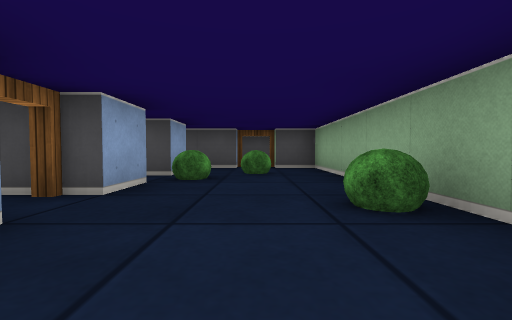
[1] (above)

16 first-person views from a walk through a cub3D level. The camera is about half as high as the walls, tilts 2° down and sees 90° across. The floor is counted in squares. Each view is taken from the middle of a square. On the plan, view 1 faces up. The plan holds only what a view shows up to about 9 squares ahead; the rest is blank.

[2]
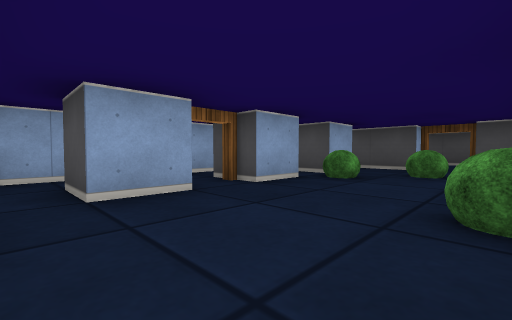

[3]
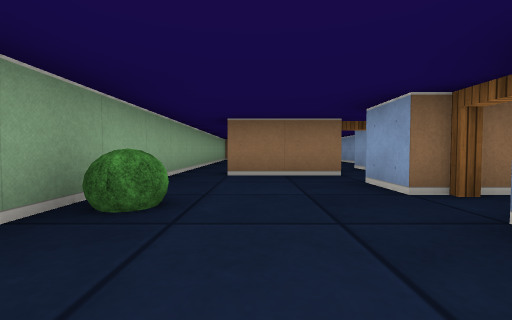

[4]
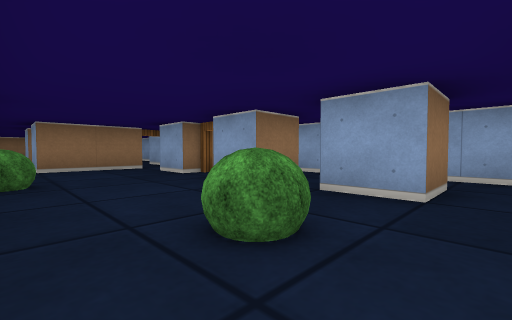

[5]
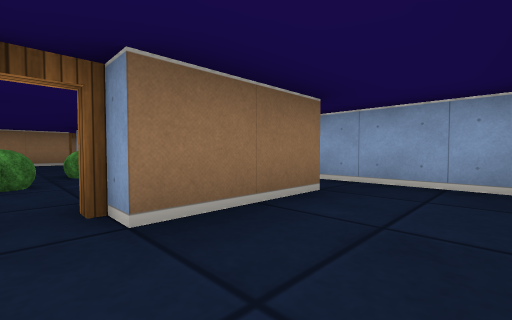

[6]
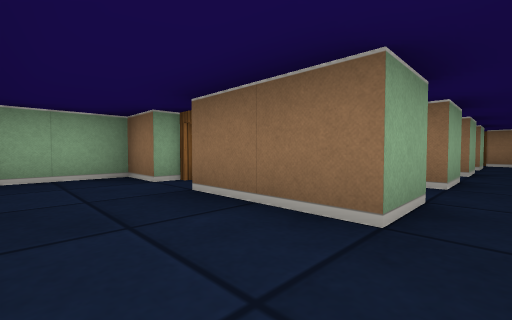

[7]
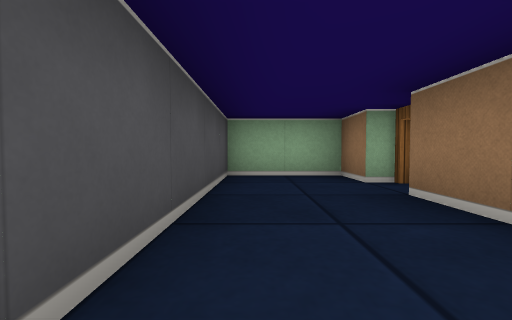

[8]
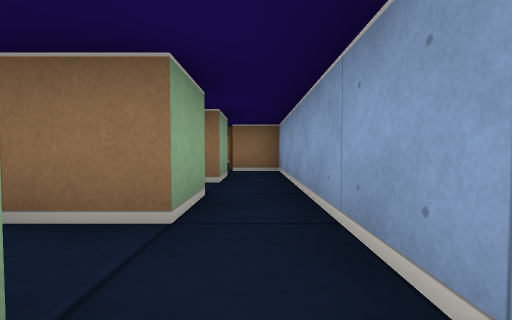

[9]
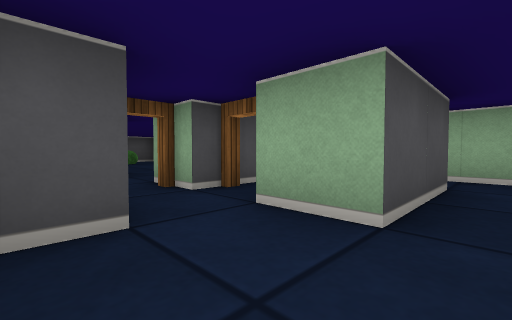

[10]
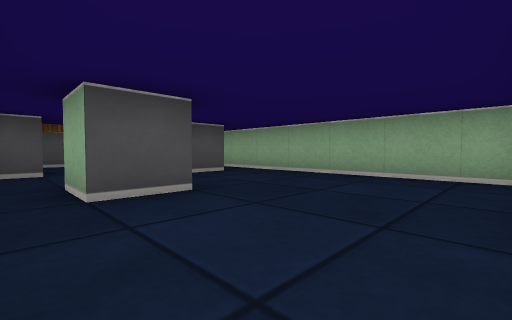

[11]
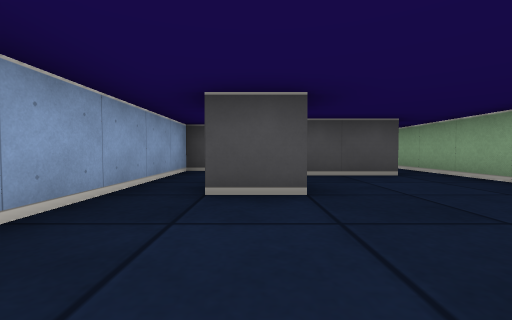

[12]
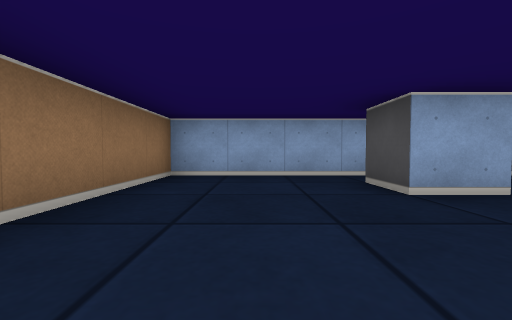

[13]
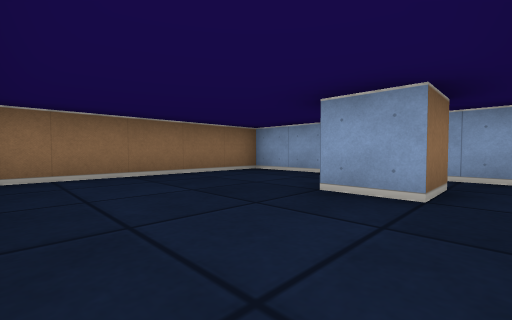

[14]
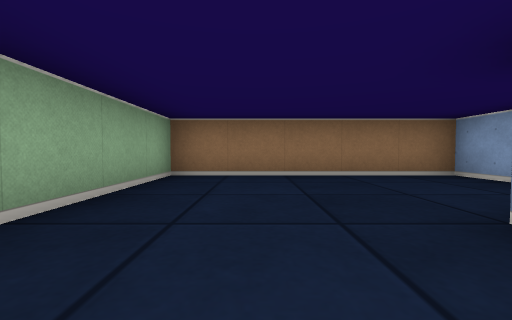

[15]
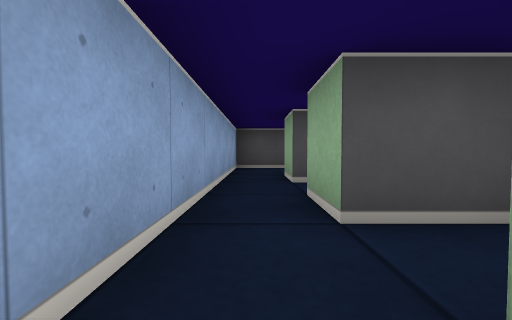

[16]
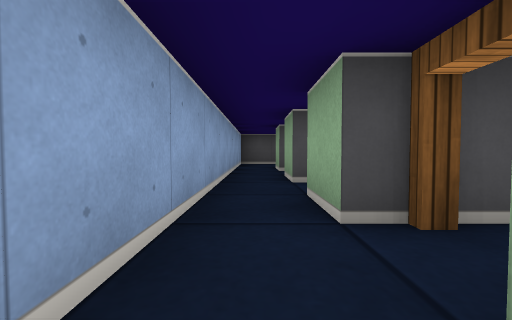

### Floor plan
Points are (right, up) in squares from view 1. A wall is a line through its corners. A room is listed if a view was taken in it or the views show most of it. See-through windows are left out.
Room 1 (views 1, 2, 3)
walls: (-1.5, 1.5) (-1.5, 0.5); (-1.5, 3.5) (-1.5, 2.5); (-1.5, -0.5) (0.5, -0.5) (0.5, -1.5); (-1.5, 5.5) (-1.5, 4.5); (1.5, -2.5) (1.5, 5.5)
ways out: opening at (0.5, 5) to room 2; opening at (-2, 0) to room 4; opening at (-1.5, 4) to room 4; open door at (-2, 2) to room 4; opening at (1, -3) to room 5; open door at (-1, -2) to room 5
objects: bush (0, 5); bush (1, 2)
Room 2 (view 4)
walls: (1.5, 5.5) (1.5, 6.5) (0.5, 6.5)
ways out: opening at (0.5, 5) to room 1; open door at (0, 7) to room 3; opening at (-1.5, 6) to room 6
Room 3 (views 5, 6, 7)
walls: (-2.5, 7.5) (-0.5, 7.5); (0.5, 7.5) (1.5, 7.5) (1.5, 9.5) (-3.5, 9.5) (-3.5, 7.5)
ways out: open door at (0, 7) to room 2; opening at (-3, 7) to room 6
Room 4 (views 8, 15, 16)
walls: (-2.5, 2.5) (-2.5, 3.5) (-1.5, 3.5); (-1.5, 4.5) (-2.5, 4.5) (-2.5, 5.5); (-3.5, 5.5) (-3.5, -0.5) (-2.5, -0.5); (-1.5, 0.5) (-2.5, 0.5) (-2.5, 1.5)
ways out: opening at (-2, 0) to room 1; opening at (-1.5, 4) to room 1; open door at (-2, 2) to room 1; open door at (-2, -1) to room 5; opening at (-3, 5) to room 6
objects: bush (-1, 4)
Room 5 (views 9, 10, 11, 12, 13, 14)
walls: (-1.5, -5.5) (-2.5, -5.5) (-2.5, -4.5) (-1.5, -4.5) (-1.5, -5.5); (0.5, -2.5) (0.5, -3.5) (-1.5, -3.5) (-1.5, -2.5); (-2.5, -1.6) (-2.5, -2.5) (-3.5, -2.5) (-3.5, -8.5) (1.5, -8.5) (1.5, -2.5)
ways out: opening at (1, -3) to room 1; open door at (-1, -2) to room 1; open door at (-2, -1) to room 4
Room 6 (no view inside)
walls: (-2.5, 5.5) (-1.5, 5.5); (-0.5, 6.5) (-2.5, 6.5) (-2.5, 7.5); (-3.5, 7.5) (-3.5, 5.5)
ways out: opening at (-1.5, 6) to room 2; opening at (-3, 7) to room 3; opening at (-3, 5) to room 4

Positions as (right, up) in squares from view 1, and headings:
1: (0, 0), facing up
2: (1, 0), facing up-left
3: (0, 4), facing down
4: (1, 6), facing down-left
5: (0, 9), facing down-left
6: (-3, 9), facing down-right
7: (-3, 9), facing right
8: (-3, 5), facing down
9: (-3, -4), facing up-right
10: (-3, -8), facing up-right
11: (-2, -8), facing up
12: (1, -7), facing left
13: (1, -4), facing down-left
14: (0, -4), facing down
15: (-3, 3), facing up
16: (-3, 1), facing up
